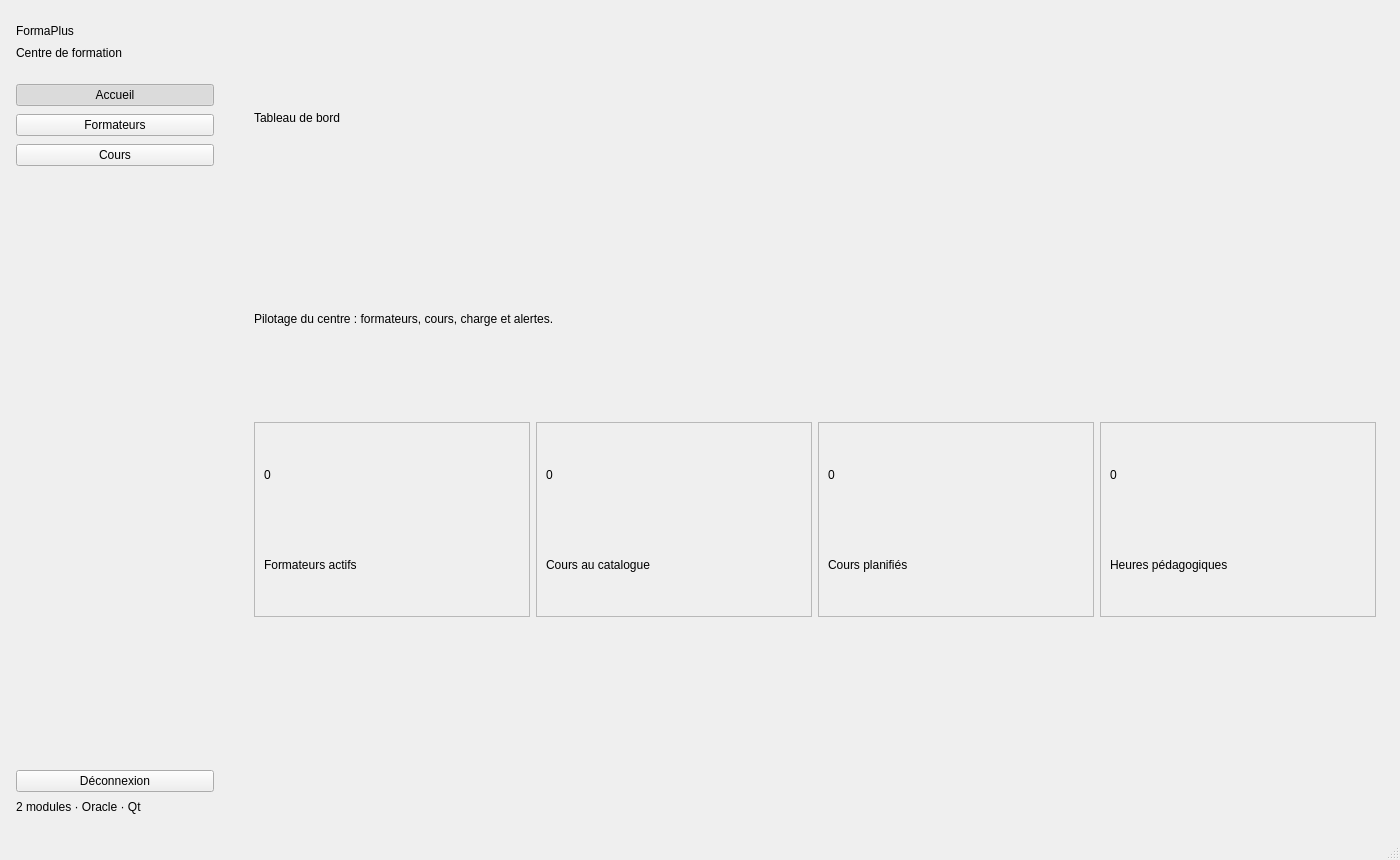
<?xml version="1.0" encoding="UTF-8"?>
<ui version="4.0">
 <class>GCentreFormation</class>
 <widget class="QMainWindow" name="GCentreFormation">
  <property name="geometry">
   <rect>
    <x>0</x>
    <y>0</y>
    <width>1400</width>
    <height>860</height>
   </rect>
  </property>
  <property name="windowTitle">
   <string>GCentreFormation — FormaPlus</string>
  </property>
  <widget class="QWidget" name="centralwidget">
   <layout class="QHBoxLayout" name="layoutRacine">
    <property name="spacing">
     <number>0</number>
    </property>
    <property name="leftMargin">
     <number>0</number>
    </property>
    <property name="topMargin">
     <number>0</number>
    </property>
    <property name="rightMargin">
     <number>0</number>
    </property>
    <property name="bottomMargin">
     <number>0</number>
    </property>
    <item>
     <widget class="QWidget" name="sidebar" native="true">
      <property name="minimumSize">
       <size>
        <width>230</width>
        <height>0</height>
       </size>
      </property>
      <property name="maximumSize">
       <size>
        <width>230</width>
        <height>16777215</height>
       </size>
      </property>
      <layout class="QVBoxLayout" name="layoutSidebar">
       <property name="spacing">
        <number>8</number>
       </property>
       <property name="leftMargin">
        <number>16</number>
       </property>
       <property name="topMargin">
        <number>24</number>
       </property>
       <property name="rightMargin">
        <number>16</number>
       </property>
       <property name="bottomMargin">
        <number>24</number>
       </property>
       <item>
        <widget class="QLabel" name="lblLogo">
         <property name="text">
          <string>FormaPlus</string>
         </property>
        </widget>
       </item>
       <item>
        <widget class="QLabel" name="lblSousTitre">
         <property name="text">
          <string>Centre de formation</string>
         </property>
        </widget>
       </item>
       <item>
        <spacer name="spacerNavTop">
         <property name="orientation">
          <enum>Qt::Vertical</enum>
         </property>
         <property name="sizeType">
          <enum>QSizePolicy::Fixed</enum>
         </property>
         <property name="sizeHint" stdset="0">
          <size>
           <width>20</width>
           <height>16</height>
          </size>
         </property>
        </spacer>
       </item>
       <item>
        <widget class="QPushButton" name="btnNavAccueil">
         <property name="text">
          <string>Accueil</string>
         </property>
         <property name="checkable">
          <bool>true</bool>
         </property>
         <property name="checked">
          <bool>true</bool>
         </property>
        </widget>
       </item>
       <item>
        <widget class="QPushButton" name="btnNavFormateurs">
         <property name="text">
          <string>Formateurs</string>
         </property>
         <property name="checkable">
          <bool>true</bool>
         </property>
        </widget>
       </item>
       <item>
        <widget class="QPushButton" name="btnNavCours">
         <property name="text">
          <string>Cours</string>
         </property>
         <property name="checkable">
          <bool>true</bool>
         </property>
        </widget>
       </item>
       <item>
        <spacer name="spacerNav">
         <property name="orientation">
          <enum>Qt::Vertical</enum>
         </property>
         <property name="sizeHint" stdset="0">
          <size>
           <width>20</width>
           <height>40</height>
          </size>
         </property>
        </spacer>
       </item>
       <item>
        <widget class="QPushButton" name="btnDeconnexion">
         <property name="text">
          <string>Déconnexion</string>
         </property>
         <property name="checkable">
          <bool>false</bool>
         </property>
        </widget>
       </item>
       <item>
        <widget class="QLabel" name="lblModules">
         <property name="text">
          <string>2 modules · Oracle · Qt</string>
         </property>
        </widget>
       </item>
      </layout>
     </widget>
    </item>
    <item>
     <widget class="QStackedWidget" name="stackedPages">
      <property name="currentIndex">
       <number>0</number>
      </property>
      <widget class="QWidget" name="pageAccueil">
       <layout class="QVBoxLayout" name="layoutAccueil">
        <property name="leftMargin">
         <number>24</number>
        </property>
        <property name="topMargin">
         <number>20</number>
        </property>
        <property name="rightMargin">
         <number>24</number>
        </property>
        <property name="bottomMargin">
         <number>20</number>
        </property>
        <item>
         <widget class="QLabel" name="lblTitreAccueil">
          <property name="text">
           <string>Tableau de bord</string>
          </property>
         </widget>
        </item>
        <item>
         <widget class="QLabel" name="lblIntroAccueil">
          <property name="text">
           <string>Pilotage du centre : formateurs, cours, charge et alertes.</string>
          </property>
         </widget>
        </item>
        <item>
         <layout class="QHBoxLayout" name="layoutKpi">
          <item>
           <widget class="QFrame" name="kpiFormateurs">
            <property name="frameShape">
             <enum>QFrame::StyledPanel</enum>
            </property>
            <layout class="QVBoxLayout" name="layoutKpi1">
             <item>
              <widget class="QLabel" name="lblKpiFormateursValeur">
               <property name="text">
                <string>0</string>
               </property>
              </widget>
             </item>
             <item>
              <widget class="QLabel" name="lblKpiFormateurs">
               <property name="text">
                <string>Formateurs actifs</string>
               </property>
              </widget>
             </item>
            </layout>
           </widget>
          </item>
          <item>
           <widget class="QFrame" name="kpiCours">
            <property name="frameShape">
             <enum>QFrame::StyledPanel</enum>
            </property>
            <layout class="QVBoxLayout" name="layoutKpi2">
             <item>
              <widget class="QLabel" name="lblKpiCoursValeur">
               <property name="text">
                <string>0</string>
               </property>
              </widget>
             </item>
             <item>
              <widget class="QLabel" name="lblKpiCours">
               <property name="text">
                <string>Cours au catalogue</string>
               </property>
              </widget>
             </item>
            </layout>
           </widget>
          </item>
          <item>
           <widget class="QFrame" name="kpiPlanifies">
            <property name="frameShape">
             <enum>QFrame::StyledPanel</enum>
            </property>
            <layout class="QVBoxLayout" name="layoutKpi3">
             <item>
              <widget class="QLabel" name="lblKpiPlanifiesValeur">
               <property name="text">
                <string>0</string>
               </property>
              </widget>
             </item>
             <item>
              <widget class="QLabel" name="lblKpiPlanifies">
               <property name="text">
                <string>Cours planifiés</string>
               </property>
              </widget>
             </item>
            </layout>
           </widget>
          </item>
          <item>
           <widget class="QFrame" name="kpiHeures">
            <property name="frameShape">
             <enum>QFrame::StyledPanel</enum>
            </property>
            <layout class="QVBoxLayout" name="layoutKpi4">
             <item>
              <widget class="QLabel" name="lblKpiHeuresValeur">
               <property name="text">
                <string>0</string>
               </property>
              </widget>
             </item>
             <item>
              <widget class="QLabel" name="lblKpiHeures">
               <property name="text">
                <string>Heures pédagogiques</string>
               </property>
              </widget>
             </item>
            </layout>
           </widget>
          </item>
         </layout>
        </item>
        <item>
         <layout class="QHBoxLayout" name="layoutChartsAccueil">
          <item>
           <widget class="QWidget" name="widgetChartAccueilSpec" native="true">
            <layout class="QVBoxLayout" name="layoutChartAccueilSpec"/>
           </widget>
          </item>
          <item>
           <widget class="QWidget" name="widgetChartAccueilNiveau" native="true">
            <layout class="QVBoxLayout" name="layoutChartAccueilNiveau"/>
           </widget>
          </item>
         </layout>
        </item>
       </layout>
      </widget>
      <widget class="QWidget" name="pageFormateurs">
       <layout class="QVBoxLayout" name="layoutPageForm">
        <property name="leftMargin">
         <number>16</number>
        </property>
        <property name="topMargin">
         <number>12</number>
        </property>
        <property name="rightMargin">
         <number>16</number>
        </property>
        <property name="bottomMargin">
         <number>12</number>
        </property>
        <item>
         <widget class="QLabel" name="lblTitreFormateurs">
          <property name="text">
           <string>Gestion des formateurs</string>
          </property>
         </widget>
        </item>
        <item>
         <widget class="QTabWidget" name="tabFormateurs">
          <property name="currentIndex">
           <number>0</number>
          </property>
          <widget class="QWidget" name="tabFormListe">
           <attribute name="title">
            <string>Liste &amp;&amp; CRUD</string>
           </attribute>
           <layout class="QHBoxLayout" name="layoutFormCrud">
            <item>
             <widget class="QFrame" name="frameFormSaisie">
              <property name="maximumSize">
               <size>
                <width>360</width>
                <height>16777215</height>
               </size>
              </property>
              <layout class="QFormLayout" name="formFormateur">
               <item row="0" column="0">
                <widget class="QLabel" name="lblFormId">
                 <property name="text">
                  <string>ID</string>
                 </property>
                </widget>
               </item>
               <item row="0" column="1">
                <widget class="QLineEdit" name="leFormId">
                 <property name="readOnly">
                  <bool>true</bool>
                 </property>
                 <property name="placeholderText">
                  <string>Automatique</string>
                 </property>
                </widget>
               </item>
               <item row="1" column="0">
                <widget class="QLabel" name="lblFormCin">
                 <property name="text">
                  <string>CIN</string>
                 </property>
                </widget>
               </item>
               <item row="1" column="1">
                <widget class="QLineEdit" name="leFormCin">
                 <property name="maxLength">
                  <number>8</number>
                 </property>
                 <property name="placeholderText">
                  <string>8 chiffres</string>
                 </property>
                </widget>
               </item>
               <item row="2" column="0">
                <widget class="QLabel" name="lblFormNom">
                 <property name="text">
                  <string>Nom</string>
                 </property>
                </widget>
               </item>
               <item row="2" column="1">
                <widget class="QLineEdit" name="leFormNom"/>
               </item>
               <item row="3" column="0">
                <widget class="QLabel" name="lblFormPrenom">
                 <property name="text">
                  <string>Prénom</string>
                 </property>
                </widget>
               </item>
               <item row="3" column="1">
                <widget class="QLineEdit" name="leFormPrenom"/>
               </item>
               <item row="4" column="0">
                <widget class="QLabel" name="lblFormEmail">
                 <property name="text">
                  <string>E-mail</string>
                 </property>
                </widget>
               </item>
               <item row="4" column="1">
                <widget class="QLineEdit" name="leFormEmail"/>
               </item>
               <item row="5" column="0">
                <widget class="QLabel" name="lblFormTel">
                 <property name="text">
                  <string>Téléphone</string>
                 </property>
                </widget>
               </item>
               <item row="5" column="1">
                <widget class="QLineEdit" name="leFormTel">
                 <property name="maxLength">
                  <number>8</number>
                 </property>
                </widget>
               </item>
               <item row="6" column="0">
                <widget class="QLabel" name="lblFormSpec">
                 <property name="text">
                  <string>Spécialité</string>
                 </property>
                </widget>
               </item>
               <item row="6" column="1">
                <widget class="QComboBox" name="cbFormSpecialite">
                 <property name="editable">
                  <bool>true</bool>
                 </property>
                </widget>
               </item>
               <item row="7" column="0">
                <widget class="QLabel" name="lblFormDate">
                 <property name="text">
                  <string>Embauche</string>
                 </property>
                </widget>
               </item>
               <item row="7" column="1">
                <widget class="QDateEdit" name="deFormEmbauche">
                 <property name="calendarPopup">
                  <bool>true</bool>
                 </property>
                 <property name="displayFormat">
                  <string>dd/MM/yyyy</string>
                 </property>
                </widget>
               </item>
               <item row="8" column="0">
                <widget class="QLabel" name="lblFormStatut">
                 <property name="text">
                  <string>Statut</string>
                 </property>
                </widget>
               </item>
               <item row="8" column="1">
                <widget class="QComboBox" name="cbFormStatut"/>
               </item>
               <item row="9" column="0" colspan="2">
                <layout class="QGridLayout" name="gridFormBtns">
                 <item row="0" column="0">
                  <widget class="QPushButton" name="btnFormAjouter">
                   <property name="text">
                    <string>Ajouter</string>
                   </property>
                  </widget>
                 </item>
                 <item row="0" column="1">
                  <widget class="QPushButton" name="btnFormModifier">
                   <property name="text">
                    <string>Modifier</string>
                   </property>
                  </widget>
                 </item>
                 <item row="1" column="0">
                  <widget class="QPushButton" name="btnFormSupprimer">
                   <property name="text">
                    <string>Supprimer</string>
                   </property>
                  </widget>
                 </item>
                 <item row="1" column="1">
                  <widget class="QPushButton" name="btnFormVider">
                   <property name="text">
                    <string>Vider</string>
                   </property>
                  </widget>
                 </item>
                 <item row="2" column="0">
                  <widget class="QPushButton" name="btnFormActualiser">
                   <property name="text">
                    <string>Actualiser</string>
                   </property>
                  </widget>
                 </item>
                 <item row="2" column="1">
                  <widget class="QPushButton" name="btnFormPdf">
                   <property name="text">
                    <string>Fiche PDF</string>
                   </property>
                  </widget>
                 </item>
                </layout>
               </item>
              </layout>
             </widget>
            </item>
            <item>
             <widget class="QTableView" name="tableFormateurs">
              <property name="alternatingRowColors">
               <bool>true</bool>
              </property>
              <property name="selectionMode">
               <enum>QAbstractItemView::SingleSelection</enum>
              </property>
              <property name="selectionBehavior">
               <enum>QAbstractItemView::SelectRows</enum>
              </property>
             </widget>
            </item>
           </layout>
          </widget>
          <widget class="QWidget" name="tabFormRecherche">
           <attribute name="title">
            <string>Recherche &amp;&amp; tri</string>
           </attribute>
           <layout class="QVBoxLayout" name="layoutFormRech">
            <item>
             <layout class="QHBoxLayout" name="layoutFormFiltres">
              <item>
               <widget class="QLabel" name="lblFormRechNom">
                <property name="text">
                 <string>Nom</string>
                </property>
               </widget>
              </item>
              <item>
               <widget class="QLineEdit" name="leFormRechNom"/>
              </item>
              <item>
               <widget class="QLabel" name="lblFormRechSpec">
                <property name="text">
                 <string>Spécialité</string>
                </property>
               </widget>
              </item>
              <item>
               <widget class="QComboBox" name="cbFormRechSpec"/>
              </item>
              <item>
               <widget class="QLabel" name="lblFormRechStatut">
                <property name="text">
                 <string>Statut</string>
                </property>
               </widget>
              </item>
              <item>
               <widget class="QComboBox" name="cbFormRechStatut"/>
              </item>
              <item>
               <widget class="QPushButton" name="btnFormRechercher">
                <property name="text">
                 <string>Rechercher</string>
                </property>
               </widget>
              </item>
             </layout>
            </item>
            <item>
             <layout class="QHBoxLayout" name="layoutFormTri">
              <item>
               <widget class="QLabel" name="lblFormTri">
                <property name="text">
                 <string>Trier par</string>
                </property>
               </widget>
              </item>
              <item>
               <widget class="QComboBox" name="cbFormTriCritere"/>
              </item>
              <item>
               <widget class="QComboBox" name="cbFormTriOrdre"/>
              </item>
              <item>
               <widget class="QLabel" name="lblFormTri2">
                <property name="text">
                 <string>puis</string>
                </property>
               </widget>
              </item>
              <item>
               <widget class="QComboBox" name="cbFormTriCritere2"/>
              </item>
              <item>
               <widget class="QComboBox" name="cbFormTriOrdre2"/>
              </item>
              <item>
               <widget class="QLabel" name="lblFormTri3">
                <property name="text">
                 <string>puis</string>
                </property>
               </widget>
              </item>
              <item>
               <widget class="QComboBox" name="cbFormTriCritere3"/>
              </item>
              <item>
               <widget class="QComboBox" name="cbFormTriOrdre3"/>
              </item>
              <item>
               <widget class="QPushButton" name="btnFormTrier">
                <property name="text">
                 <string>Trier</string>
                </property>
               </widget>
              </item>
              <item>
               <widget class="QPushButton" name="btnFormPdfListe">
                <property name="text">
                 <string>Exporter la liste PDF</string>
                </property>
               </widget>
              </item>
              <item>
               <spacer name="spacerFormTri">
                <property name="orientation">
                 <enum>Qt::Horizontal</enum>
                </property>
                <property name="sizeHint" stdset="0">
                 <size>
                  <width>40</width>
                  <height>20</height>
                 </size>
                </property>
               </spacer>
              </item>
             </layout>
            </item>
            <item>
             <widget class="QTableView" name="tableFormRecherche">
              <property name="alternatingRowColors">
               <bool>true</bool>
              </property>
              <property name="selectionBehavior">
               <enum>QAbstractItemView::SelectRows</enum>
              </property>
             </widget>
            </item>
           </layout>
          </widget>
          <widget class="QWidget" name="tabFormStats">
           <attribute name="title">
            <string>Statistiques</string>
           </attribute>
           <layout class="QVBoxLayout" name="layoutFormStats">
            <item>
             <widget class="QLabel" name="lblFormStatsResume">
              <property name="text">
               <string>Graphiques mis à jour après chaque modification.</string>
              </property>
             </widget>
            </item>
            <item>
             <layout class="QHBoxLayout" name="layoutFormCharts">
              <item>
               <widget class="QWidget" name="widgetChartFormSpec" native="true">
                <layout class="QVBoxLayout" name="layoutChartFormSpec"/>
               </widget>
              </item>
              <item>
               <widget class="QWidget" name="widgetChartFormStatut" native="true">
                <layout class="QVBoxLayout" name="layoutChartFormStatut"/>
               </widget>
              </item>
             </layout>
            </item>
           </layout>
          </widget>
          <widget class="QWidget" name="tabFormMetiers">
           <attribute name="title">
            <string>Charge &amp;&amp; conflits</string>
           </attribute>
           <layout class="QVBoxLayout" name="layoutFormMetiers">
            <item>
             <widget class="QPushButton" name="btnFormRefreshMetiers">
              <property name="text">
               <string>Actualiser charge et conflits</string>
              </property>
             </widget>
            </item>
            <item>
             <widget class="QLabel" name="lblFormCharge">
              <property name="text">
               <string>Charge pédagogique (cours non annulés)</string>
              </property>
             </widget>
            </item>
            <item>
             <widget class="QTableView" name="tableFormCharge">
              <property name="alternatingRowColors">
               <bool>true</bool>
              </property>
             </widget>
            </item>
            <item>
             <widget class="QLabel" name="lblFormConflits">
              <property name="text">
               <string>Conflits de planning (même formateur, dates qui se chevauchent)</string>
              </property>
             </widget>
            </item>
            <item>
             <widget class="QTableView" name="tableFormConflits">
              <property name="alternatingRowColors">
               <bool>true</bool>
              </property>
             </widget>
            </item>
           </layout>
          </widget>
         </widget>
        </item>
       </layout>
      </widget>
      <widget class="QWidget" name="pageCours">
       <layout class="QVBoxLayout" name="layoutPageCours">
        <property name="leftMargin">
         <number>16</number>
        </property>
        <property name="topMargin">
         <number>12</number>
        </property>
        <property name="rightMargin">
         <number>16</number>
        </property>
        <property name="bottomMargin">
         <number>12</number>
        </property>
        <item>
         <widget class="QLabel" name="lblTitreCours">
          <property name="text">
           <string>Gestion des cours</string>
          </property>
         </widget>
        </item>
        <item>
         <widget class="QTabWidget" name="tabCours">
          <property name="currentIndex">
           <number>0</number>
          </property>
          <widget class="QWidget" name="tabCoursListe">
           <attribute name="title">
            <string>Liste &amp;&amp; CRUD</string>
           </attribute>
           <layout class="QHBoxLayout" name="layoutCoursCrud">
            <item>
             <widget class="QFrame" name="frameCoursSaisie">
              <property name="maximumSize">
               <size>
                <width>380</width>
                <height>16777215</height>
               </size>
              </property>
              <layout class="QFormLayout" name="formCours">
               <item row="0" column="0">
                <widget class="QLabel" name="lblCoursId">
                 <property name="text">
                  <string>ID</string>
                 </property>
                </widget>
               </item>
               <item row="0" column="1">
                <widget class="QLineEdit" name="leCoursId">
                 <property name="readOnly">
                  <bool>true</bool>
                 </property>
                 <property name="placeholderText">
                  <string>Automatique</string>
                 </property>
                </widget>
               </item>
               <item row="1" column="0">
                <widget class="QLabel" name="lblCoursTitre">
                 <property name="text">
                  <string>Titre</string>
                 </property>
                </widget>
               </item>
               <item row="1" column="1">
                <widget class="QLineEdit" name="leCoursTitre"/>
               </item>
               <item row="2" column="0">
                <widget class="QLabel" name="lblCoursNiveau">
                 <property name="text">
                  <string>Niveau</string>
                 </property>
                </widget>
               </item>
               <item row="2" column="1">
                <widget class="QComboBox" name="cbCoursNiveau"/>
               </item>
               <item row="3" column="0">
                <widget class="QLabel" name="lblCoursDuree">
                 <property name="text">
                  <string>Durée (h)</string>
                 </property>
                </widget>
               </item>
               <item row="3" column="1">
                <widget class="QSpinBox" name="sbCoursDuree">
                 <property name="minimum">
                  <number>1</number>
                 </property>
                 <property name="maximum">
                  <number>400</number>
                 </property>
                 <property name="value">
                  <number>20</number>
                 </property>
                </widget>
               </item>
               <item row="4" column="0">
                <widget class="QLabel" name="lblCoursPrix">
                 <property name="text">
                  <string>Prix (DT)</string>
                 </property>
                </widget>
               </item>
               <item row="4" column="1">
                <widget class="QDoubleSpinBox" name="dsCoursPrix">
                 <property name="decimals">
                  <number>2</number>
                 </property>
                 <property name="maximum">
                  <double>99999.990000000005</double>
                 </property>
                 <property name="value">
                  <double>300.000000000000000</double>
                 </property>
                </widget>
               </item>
               <item row="5" column="0">
                <widget class="QLabel" name="lblCoursDebut">
                 <property name="text">
                  <string>Début</string>
                 </property>
                </widget>
               </item>
               <item row="5" column="1">
                <widget class="QDateEdit" name="deCoursDebut">
                 <property name="calendarPopup">
                  <bool>true</bool>
                 </property>
                 <property name="displayFormat">
                  <string>dd/MM/yyyy</string>
                 </property>
                </widget>
               </item>
               <item row="6" column="0">
                <widget class="QLabel" name="lblCoursFin">
                 <property name="text">
                  <string>Fin</string>
                 </property>
                </widget>
               </item>
               <item row="6" column="1">
                <widget class="QDateEdit" name="deCoursFin">
                 <property name="calendarPopup">
                  <bool>true</bool>
                 </property>
                 <property name="displayFormat">
                  <string>dd/MM/yyyy</string>
                 </property>
                </widget>
               </item>
               <item row="7" column="0">
                <widget class="QLabel" name="lblCoursStatut">
                 <property name="text">
                  <string>Statut</string>
                 </property>
                </widget>
               </item>
               <item row="7" column="1">
                <widget class="QComboBox" name="cbCoursStatut"/>
               </item>
               <item row="8" column="0">
                <widget class="QLabel" name="lblCoursFormateur">
                 <property name="text">
                  <string>Formateur</string>
                 </property>
                </widget>
               </item>
               <item row="8" column="1">
                <widget class="QComboBox" name="cbCoursFormateur"/>
               </item>
               <item row="9" column="0" colspan="2">
                <layout class="QGridLayout" name="gridCoursBtns">
                 <item row="0" column="0">
                  <widget class="QPushButton" name="btnCoursAjouter">
                   <property name="text">
                    <string>Ajouter</string>
                   </property>
                  </widget>
                 </item>
                 <item row="0" column="1">
                  <widget class="QPushButton" name="btnCoursModifier">
                   <property name="text">
                    <string>Modifier</string>
                   </property>
                  </widget>
                 </item>
                 <item row="1" column="0">
                  <widget class="QPushButton" name="btnCoursSupprimer">
                   <property name="text">
                    <string>Supprimer</string>
                   </property>
                  </widget>
                 </item>
                 <item row="1" column="1">
                  <widget class="QPushButton" name="btnCoursVider">
                   <property name="text">
                    <string>Vider</string>
                   </property>
                  </widget>
                 </item>
                 <item row="2" column="0">
                  <widget class="QPushButton" name="btnCoursActualiser">
                   <property name="text">
                    <string>Actualiser</string>
                   </property>
                  </widget>
                 </item>
                 <item row="2" column="1">
                  <widget class="QPushButton" name="btnCoursPdf">
                   <property name="text">
                    <string>Fiche PDF</string>
                   </property>
                  </widget>
                 </item>
                 <item row="3" column="0" colspan="2">
                  <widget class="QPushButton" name="btnCoursCatalogue">
                   <property name="text">
                    <string>Catalogue PDF</string>
                   </property>
                  </widget>
                 </item>
                </layout>
               </item>
              </layout>
             </widget>
            </item>
            <item>
             <widget class="QTableView" name="tableCours">
              <property name="alternatingRowColors">
               <bool>true</bool>
              </property>
              <property name="selectionMode">
               <enum>QAbstractItemView::SingleSelection</enum>
              </property>
              <property name="selectionBehavior">
               <enum>QAbstractItemView::SelectRows</enum>
              </property>
             </widget>
            </item>
           </layout>
          </widget>
          <widget class="QWidget" name="tabCoursRecherche">
           <attribute name="title">
            <string>Recherche &amp;&amp; tri</string>
           </attribute>
           <layout class="QVBoxLayout" name="layoutCoursRech">
            <item>
             <layout class="QHBoxLayout" name="layoutCoursFiltres">
              <item>
               <widget class="QLabel" name="lblCoursRechTitre">
                <property name="text">
                 <string>Titre</string>
                </property>
               </widget>
              </item>
              <item>
               <widget class="QLineEdit" name="leCoursRechTitre"/>
              </item>
              <item>
               <widget class="QLabel" name="lblCoursRechNiveau">
                <property name="text">
                 <string>Niveau</string>
                </property>
               </widget>
              </item>
              <item>
               <widget class="QComboBox" name="cbCoursRechNiveau"/>
              </item>
              <item>
               <widget class="QLabel" name="lblCoursRechStatut">
                <property name="text">
                 <string>Statut</string>
                </property>
               </widget>
              </item>
              <item>
               <widget class="QComboBox" name="cbCoursRechStatut"/>
              </item>
              <item>
               <widget class="QLabel" name="lblCoursRechForm">
                <property name="text">
                 <string>Formateur</string>
                </property>
               </widget>
              </item>
              <item>
               <widget class="QComboBox" name="cbCoursRechFormateur"/>
              </item>
              <item>
               <widget class="QPushButton" name="btnCoursRechercher">
                <property name="text">
                 <string>Rechercher</string>
                </property>
               </widget>
              </item>
             </layout>
            </item>
            <item>
             <layout class="QHBoxLayout" name="layoutCoursTri">
              <item>
               <widget class="QLabel" name="lblCoursTri">
                <property name="text">
                 <string>Trier par</string>
                </property>
               </widget>
              </item>
              <item>
               <widget class="QComboBox" name="cbCoursTriCritere"/>
              </item>
              <item>
               <widget class="QComboBox" name="cbCoursTriOrdre"/>
              </item>
              <item>
               <widget class="QLabel" name="lblCoursTri2">
                <property name="text">
                 <string>puis</string>
                </property>
               </widget>
              </item>
              <item>
               <widget class="QComboBox" name="cbCoursTriCritere2"/>
              </item>
              <item>
               <widget class="QComboBox" name="cbCoursTriOrdre2"/>
              </item>
              <item>
               <widget class="QLabel" name="lblCoursTri3">
                <property name="text">
                 <string>puis</string>
                </property>
               </widget>
              </item>
              <item>
               <widget class="QComboBox" name="cbCoursTriCritere3"/>
              </item>
              <item>
               <widget class="QComboBox" name="cbCoursTriOrdre3"/>
              </item>
              <item>
               <widget class="QPushButton" name="btnCoursTrier">
                <property name="text">
                 <string>Trier</string>
                </property>
               </widget>
              </item>
              <item>
               <spacer name="spacerCoursTri">
                <property name="orientation">
                 <enum>Qt::Horizontal</enum>
                </property>
                <property name="sizeHint" stdset="0">
                 <size>
                  <width>40</width>
                  <height>20</height>
                 </size>
                </property>
               </spacer>
              </item>
             </layout>
            </item>
            <item>
             <widget class="QTableView" name="tableCoursRecherche">
              <property name="alternatingRowColors">
               <bool>true</bool>
              </property>
              <property name="selectionBehavior">
               <enum>QAbstractItemView::SelectRows</enum>
              </property>
             </widget>
            </item>
           </layout>
          </widget>
          <widget class="QWidget" name="tabCoursStats">
           <attribute name="title">
            <string>Statistiques</string>
           </attribute>
           <layout class="QVBoxLayout" name="layoutCoursStats">
            <item>
             <widget class="QLabel" name="lblCoursStatsResume">
              <property name="text">
               <string>Répartition des cours — mise à jour automatique.</string>
              </property>
             </widget>
            </item>
            <item>
             <layout class="QHBoxLayout" name="layoutCoursCharts">
              <item>
               <widget class="QWidget" name="widgetChartCoursNiveau" native="true">
                <layout class="QVBoxLayout" name="layoutChartCoursNiveau"/>
               </widget>
              </item>
              <item>
               <widget class="QWidget" name="widgetChartCoursFormateur" native="true">
                <layout class="QVBoxLayout" name="layoutChartCoursFormateur"/>
               </widget>
              </item>
              <item>
               <widget class="QWidget" name="widgetChartCoursMois" native="true">
                <layout class="QVBoxLayout" name="layoutChartCoursMois"/>
               </widget>
              </item>
             </layout>
            </item>
           </layout>
          </widget>
          <widget class="QWidget" name="tabCoursMetiers">
           <attribute name="title">
            <string>Affectation &amp;&amp; alertes</string>
           </attribute>
           <layout class="QVBoxLayout" name="layoutCoursMetiers">
            <item>
             <layout class="QHBoxLayout" name="layoutAffectation">
              <item>
               <widget class="QLabel" name="lblAffCours">
                <property name="text">
                 <string>Cours</string>
                </property>
               </widget>
              </item>
              <item>
               <widget class="QComboBox" name="cbAffCours"/>
              </item>
              <item>
               <widget class="QLabel" name="lblAffForm">
                <property name="text">
                 <string>Nouveau formateur</string>
                </property>
               </widget>
              </item>
              <item>
               <widget class="QComboBox" name="cbAffFormateur"/>
              </item>
              <item>
               <widget class="QPushButton" name="btnCoursAffecter">
                <property name="text">
                 <string>Affecter</string>
                </property>
               </widget>
              </item>
              <item>
               <widget class="QPushButton" name="btnCoursRefreshAlertes">
                <property name="text">
                 <string>Actualiser les alertes</string>
                </property>
               </widget>
              </item>
             </layout>
            </item>
            <item>
             <widget class="QLabel" name="lblCoursAlertes">
              <property name="text">
               <string>Alertes : démarrage imminent, formateur inactif, chevauchement</string>
              </property>
             </widget>
            </item>
            <item>
             <widget class="QTableView" name="tableCoursAlertes">
              <property name="alternatingRowColors">
               <bool>true</bool>
              </property>
             </widget>
            </item>
           </layout>
          </widget>
         </widget>
        </item>
       </layout>
      </widget>
     </widget>
    </item>
   </layout>
  </widget>
  <widget class="QStatusBar" name="statusbar"/>
 </widget>
 <resources/>
 <connections/>
</ui>
